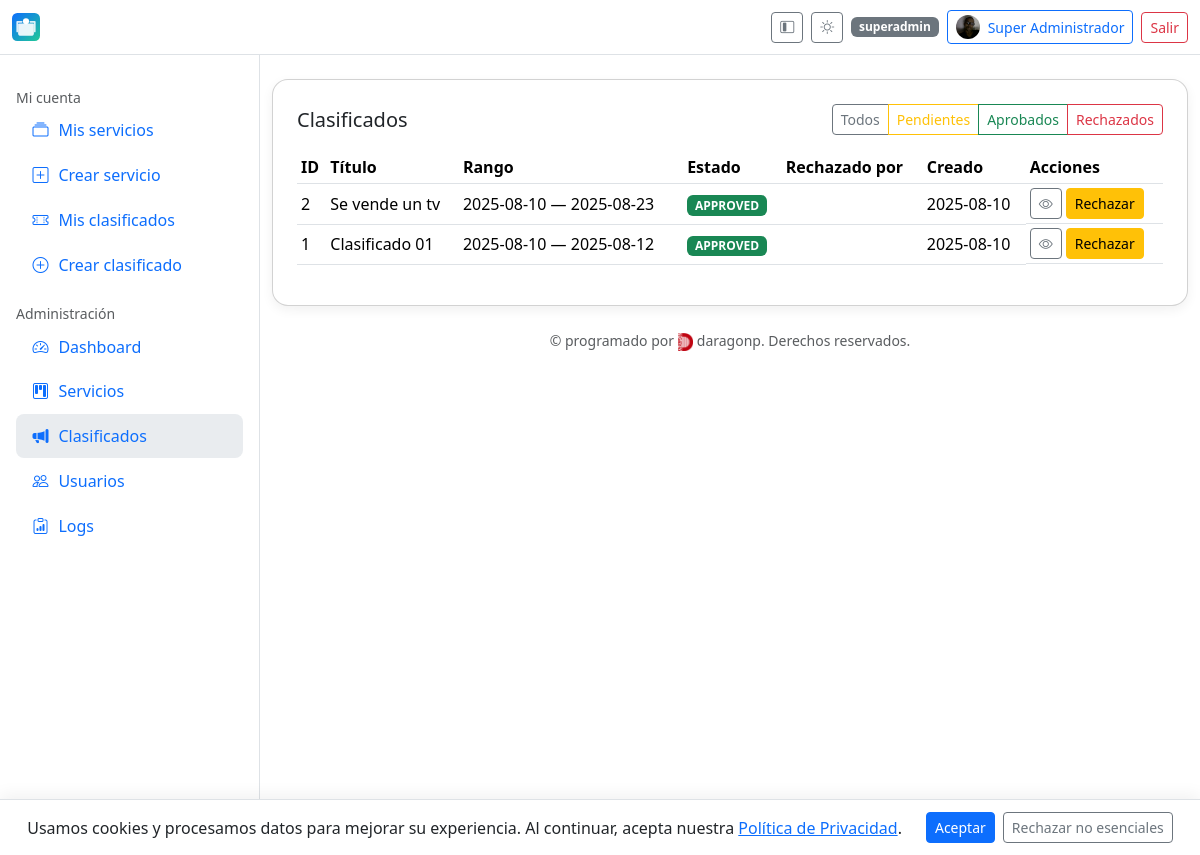
Before: /admin/classifieds (signed in) with the older database file.
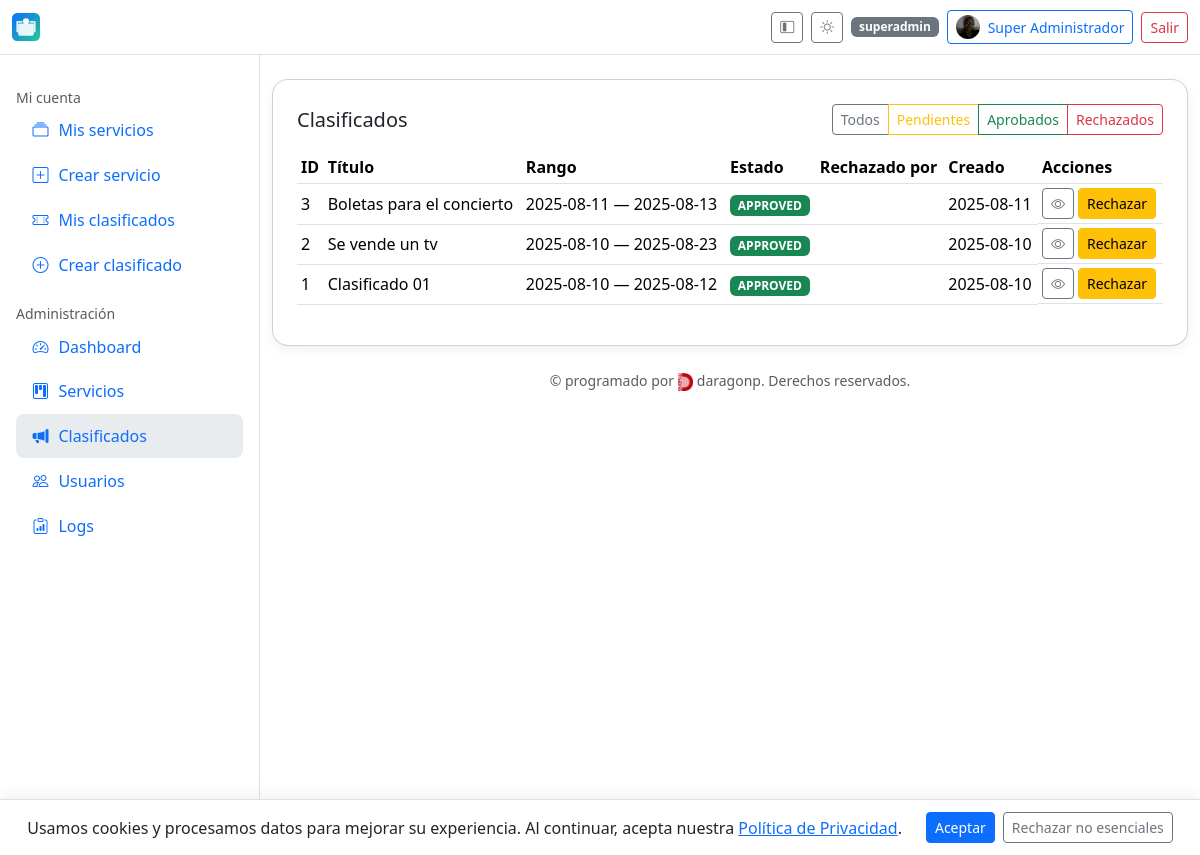
After: the same page with the newer database file.
### app/models.py (models this page shows, shortened)
class Classified(db.Model):
    __tablename__ = "classified"
    id = db.Column(db.Integer, primary_key=True)
    title = db.Column(db.String(200), nullable=False)
    description = db.Column(db.Text)
    start_date = db.Column(db.Date)
    end_date = db.Column(db.Date)
    owner_id = db.Column(db.Integer, db.ForeignKey("user.id"), nullable=False)
    status = db.Column(db.String(20), default=ServiceStatus.PENDING.value)
    is_active = db.Column(db.Boolean, default=False)
    is_deleted = db.Column(db.Boolean, default=False)
    created_at = db.Column(db.DateTime, default=datetime.utcnow)
    approved_by = db.Column(db.Integer, db.ForeignKey("user.id"))
    approved_at = db.Column(db.DateTime)
    rejected_by = db.Column(db.Integer, db.ForeignKey("user.id"))
    rejected_at = db.Column(db.DateTime)

### app/admin.py (the view)
@admin_bp.route("/classifieds")
@login_required
def admin_classifieds():
    if not _require_admin():
        return ("Forbidden", 403)
    status = request.args.get("status")
    q = Classified.query.filter_by(is_deleted=False)
    if status:
        q = q.filter_by(status=status)
    items = q.order_by(Classified.created_at.desc()).all()
    users_map = {u.id: u.name for u in User.query.with_entities(User.id, User.name).all()}
    return render_template("admin/classifieds.html", items=items, ServiceStatus=ServiceStatus, users_map=users_map)

### app/admin.py (called while the page is built)
def _require_admin():
    return current_user.is_authenticated and current_user.role in ("admin", "superadmin")

@admin_bp.before_request
def _check_admin():
    if request.endpoint and request.endpoint.startswith("admin.") and not _require_admin():
        return ("Forbidden", 403)

### app/templates/admin/classifieds.html (shortened to what this page needs)
{% extends "base.html" %}
{% block content %}
<div class="card card-shadow p-4">
  <div class="d-flex justify-content-between align-items-center mb-3">
    <h1 class="h5 m-0">Clasificados</h5>
    <div class="btn-group">
      <a class="btn btn-outline-secondary btn-sm" href="{{ url_for('admin.admin_classifieds') }}">Todos</a>
      <a class="btn btn-outline-warning btn-sm" href="{{ url_for('admin.admin_classifieds', status=ServiceStatus.PENDING.value) }}">Pendientes</a>
      <a class="btn btn-outline-success btn-sm" href="{{ url_for('admin.admin_classifieds', status=ServiceStatus.APPROVED.value) }}">Aprobados</a>
      <a class="btn btn-outline-danger btn-sm" href="{{ url_for('admin.admin_classifieds', status=ServiceStatus.REJECTED.value) }}">Rechazados</a>
    </div>
  </div>
  <div class="table-responsive">
    <table class="table table-sm align-middle js-dt" id="dt_cls">
      <thead>
        <tr>
          <th>ID</th>
          <th>Título</th>
          <th>Rango</th>
          <th>Estado</th>
          <th>Rechazado por</th>
          <th>Creado</th>
          <th>Acciones</th>
        </tr>
      </thead>
      <tbody>
        {% for c in items %}
        <tr>
          <td>{{ c.id }}</td>
          <td class="text-truncate" style="max-width: 340px">{{ c.title }}</td>
          <td>{{ c.start_date }} — {{ c.end_date }}</td>
          <td>
            <span class="badge text-bg-{% if c.status==ServiceStatus.APPROVED.value %}success{% elif c.status==ServiceStatus.PENDING.value %}warning{% else %}danger{% endif %}">
              {{ c.status }}
            </span>
          </td>
          <td>{{ users_map.get(c.rejected_by) or '' }}</td>
          <td>{{ c.created_at.strftime('%Y-%m-%d') if c.created_at else '' }}</td>
          <td class="d-flex gap-1 flex-wrap">
            <a class="btn btn-sm btn-outline-secondary" href="{{ url_for('classifieds.detail', cid=c.id) }}" title="Ver"><i class="bi bi-eye"></i></a>
            {% if c.status != ServiceStatus.REJECTED.value %}
            <form method="post" action="{{ url_for('admin.reject_classified', cid=c.id) }}">
              <button class="btn btn-sm btn-warning" title="Rechazar">Rechazar</button>
            </form>
            {% endif %}
          </td>
        </tr>
        {% endfor %}
      </tbody>
    </table>
  </div>
</div>
{% endblock %}

Changed rows visible on the page:
added Classified: id "3", title "Boletas para el concierto", start_date "2025-08-11", end_date "2025-08-13", status "APPROVED", created_at "2025-08-11"
